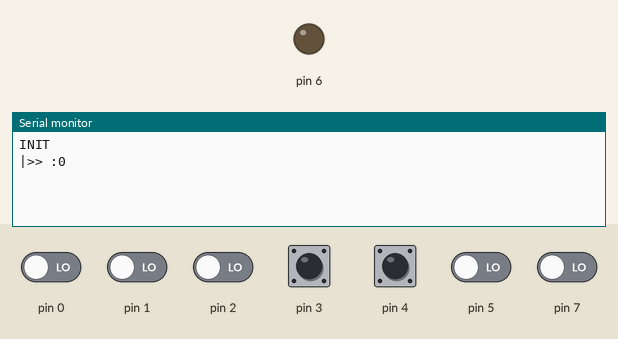
The sketch below on a simulated Arduino Uno, built with avr-gcc and run on an emulated ATmega328P. On the bench: output pins drawn as LEDs (lit = HIGH), the last lines printed to the serial monitor. Inputs (shaded band) come from the test bench; at power-on: pin 3, pin 4 HIGH, pin 0–2, pin 5, pin 7 LOW.

Above: at 1.2 s.
1.3 s: pin 3 pulled LOW for 0.15 s
At 1.44 s:
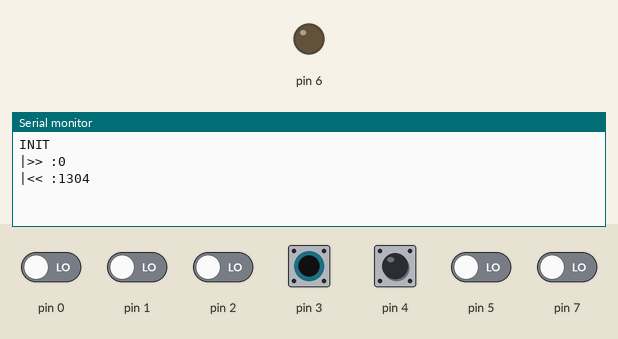
At 2.6 s:
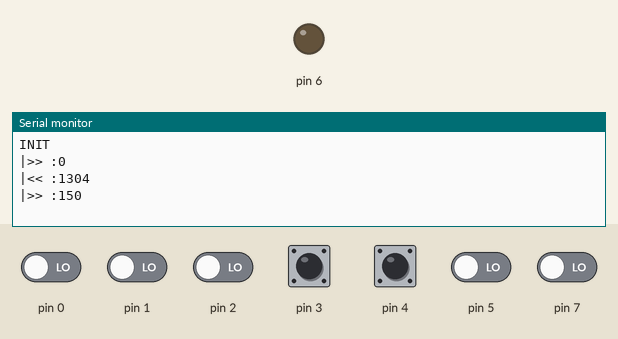

Measured:
- after the input at 1.3 s, the serial monitor: prints a new line at once (image 1)

The sketch:

BUTTON_INTERFACE_1.0.3.ino
```cpp
#include "BUTTON_INTERFACE.h"

PIN_DRIVER Button[] = {(3), (4)};
PIN_MACRO PinMacro;

void setup() {
  Serial.begin(115200);
  Serial.println("INIT");
  pinMode(6, OUTPUT);
  //  Button.ButtonDebounce(0);
}

void loop() {
  if (PinMacro.Run(TestButton())) {
    if (PinMacro.State()) {
      Serial.print("|>> :");
      Serial.println(PinMacro.PrevInterval());
    }
    else {
      Serial.print("|<< :");
      Serial.println(PinMacro.PrevInterval());
    }
  }
  //  if(!Button.ButtonState())Serial.println(Button.ButtonCurrInterval());
}

bool TestButton() {
  Button[0].Run();
  Button[1].Run();
  if(!Button[0].ButtonState() || !Button[1].ButtonState()) return false;
  else return true;
}
```

BUTTON_INTERFACE.h
```cpp
//BUTTON_INTERFACE REV 1.0.3
//.h
#ifndef BUTTON_INTERFACE_h
#define BUTTON_INTERFACE_h
#include "Arduino.h"

class PIN_DRIVER {
  public:
    PIN_DRIVER(uint8_t Pin, bool PullUpMode = true);
    //Returns Pin State and runs Button:
    bool Run();
    //Returns button State, does not run Button:
    bool ButtonState() {
      return _ButtonState;
    }
    void ButtonDebounce(uint16_t Debounce_us) {
      _ButtonDeBounceDelay = Debounce_us;
    }
  private:
    //Pointers to Port Registers
    volatile uint8_t *_PinPort_PIN;
    volatile uint8_t *_PinPort_DDR;
    volatile uint8_t *_PinPort_PORT;
    uint8_t _PinMask;
    uint8_t _PinMaskNot;  // << Only used if we were to write to Pin, Extra in this case
    //Other Variables for Testing the Button Pin
    bool _ButtonState = false;
    bool _ButtonTest = false;
    uint32_t _ButtonTestTimer = 0;
    uint16_t _ButtonDeBounceDelay = 5000; //Default Value 5ms, 5000us
    //Function for port reading
    bool _PinRead() {
      return (*_PinPort_PIN & _PinMask);
    }
};

class PIN_MACRO {
  public:
    //Returns true if StateChange
    bool Run(bool PinState);
    bool State() {
      return _MacroState;
    }
    bool StateChange(){
      return _StateChange;
    }
    uint32_t PrevInterval() {
      return _MacroPrevInterval;
    }
    uint32_t Interval() {
      return millis() - _MacroIntervalTimer;
    }
    void TimerReset() {
      _MacroIntervalTimer = millis();
    }
    void TimerSet(uint32_t TimerSet) {
      _MacroIntervalTimer = (millis() + TimerSet);
    }
  private:
    //Variables for Running Macro:
    bool _MacroState = false;  //This is for Input PullUps
    bool _StateChange = false;  //This is to tell Weather or not the State Change On the Previous Run
    uint32_t _MacroIntervalTimer = 0;
    uint32_t _MacroPrevInterval = 0;
};

//.cpp
//#include "BUTTON_INTERFACE.h"
//#include "Arduino.h"

PIN_DRIVER::PIN_DRIVER(uint8_t Pin, bool PullUpMode = true) {
  //Pin cannot be larger than 19:
  Pin %= 20;
  //Convert the Pin to Port registers
  if (Pin <= 7) {
    _PinPort_PIN = &PIND;
    _PinPort_DDR = (_PinPort_PIN + 1);
    _PinPort_PORT = (_PinPort_PIN + 2);
    _PinMask = (1 << Pin);
    _PinMaskNot = ~_PinMask;
  }
  else if (Pin <= 13) {
    _PinPort_PIN = &PINB;
    _PinPort_DDR = (_PinPort_PIN + 1);
    _PinPort_PORT = (_PinPort_PIN + 2);
    _PinMask = (1 << (Pin - 8));
    _PinMaskNot = ~_PinMask;
    //Port B
  }
  else {
    _PinPort_PIN = &PINC;
    _PinPort_DDR = (_PinPort_PIN + 1);
    _PinPort_PORT = (_PinPort_PIN + 2);
    _PinMask = (1 << (Pin - 14));
    _PinMaskNot = ~_PinMask;
    //Port C
  }
  //Set Pin to Input Pullup
  *_PinPort_DDR &= _PinMaskNot;
  if (PullUpMode)
    *_PinPort_PORT |= _PinMask;
  else
    *_PinPort_PORT &= _PinMaskNot;
  _ButtonState = _PinRead();
}

bool PIN_DRIVER::Run() {
  if (_ButtonTest) {
    if (micros() - _ButtonTestTimer >= _ButtonDeBounceDelay) {
      if (_PinRead() != _ButtonState) {
        _ButtonState = !_ButtonState;
        _ButtonTest = false;
      }
      else {
        _ButtonTest = false;
      }
    }
  }
  else {
    if (_PinRead() != _ButtonState) {
      _ButtonTest = true;
      _ButtonTestTimer = micros();
    }
  }
  return _ButtonState;
}

bool PIN_MACRO::Run(bool PinState) {
  if(PinState != _MacroState) {
    //State Change:
    _MacroState = PinState;
    _MacroPrevInterval = millis() - _MacroIntervalTimer;
    _MacroIntervalTimer = millis();
    _StateChange = true;
  }
  else _StateChange = false;
  return _StateChange;
}
#endif
```
